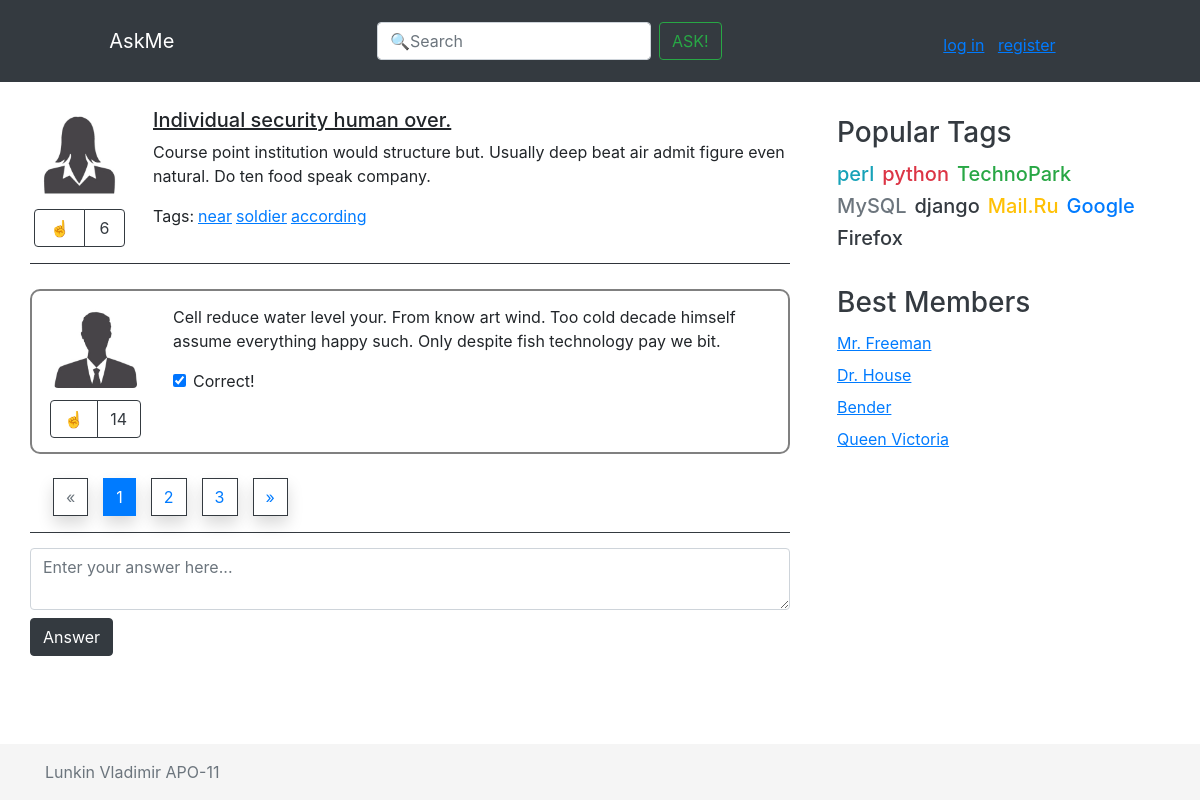
The app's page /question/61/ with its own data.
### app/models.py (models this page shows, shortened)
class Question(models.Model):
    profile_id = models.ForeignKey('Profile', on_delete=models.CASCADE)
    title = models.CharField(max_length=1024, verbose_name='Заголовок')
    text = models.TextField(verbose_name='Текст')
    tags = models.ManyToManyField(Tag)
    date_create = models.DateTimeField(auto_now_add=True, verbose_name='Время создания')
    like = models.IntegerField(default=0)
    number_of_answers = models.IntegerField(default=0)
    objects = QuestionManager()
    class Meta:
        verbose_name = 'Вопрос'
        verbose_name_plural = 'Вопросы'

class Profile(models.Model):
    user_id = models.OneToOneField(User, on_delete=models.CASCADE, null=True)
    avatar = models.ImageField(null=True)
    objects = ProfileManager()
    class Meta:
        verbose_name = 'Профиль'
        verbose_name_plural = 'Профили'

class Tag(models.Model):
    tag = models.CharField(max_length=32, verbose_name='Тег')
    objects = TagManager()
    def __str__(self):
        return self.tag
    class Meta:
        verbose_name = 'Тег'
        verbose_name_plural = 'Теги'

class Answer(models.Model):
    profile_id = models.ForeignKey('Profile', on_delete=models.CASCADE)
    question_id = models.ForeignKey('Question', on_delete=models.CASCADE)
    text = models.TextField(verbose_name='Текст')
    is_correct = models.BooleanField(default=False, verbose_name='Чекбокс')
    date_create = models.DateTimeField(auto_now_add=True, verbose_name='Время создания')
    like = models.IntegerField(default=0)
    objects = AnswerManager()
    class Meta:
        verbose_name = 'Ответ'
        verbose_name_plural = 'Ответы'

### app/views.py (the view)
# urls.py: path('question/<int:pk>/', views.question_page, name='question'),
def question_page(request, pk):
    question = Question.objects.get(id=pk)
    answers_page = paginate(Answer.objects.by_question(pk), request, 1)
    return render(request, 'question.html', {
        'question': question,
        'content': answers_page,
    })

### app/models.py (called while the page is built)
    def by_question(self, pk):
        return self.filter(question_id=pk)

### app/views.py (called while the page is built)
def paginate(objects_list, request, per_page=2):
    paginator = Paginator(objects_list, per_page)
    page_num = request.GET.get('page')
    return paginator.get_page(page_num)

### templates/question.html (shortened to what this page needs)
{% extends 'inc/base.html' %}
{% load static %}
{% block navbar %}
	{% include 'inc/navbar.html' %}
{% endblock navbar %}
{% block content %}
<div class="row media d-flex flex-wrap">
	<div class="d-flex px-1 mr-4 flex-column">
		<img src="{% static question.profile_id.avatar %}" class="question-img mb-2" alt="...">
		<div class="btn-group" role="group" aria-label="">
			<button type="button" class="btn btn-outline-dark">&#9757;</button>
			<span class="btn btn-outline-dark">{{ question.like }}</span>
		</div>
	</div>
	<div class="media-body">
		<h5 class="mt-0"><u>{{ question.title }}</u></h5>
		<p>{{ question.text }}</p>
		<div class="row">
			<div class="col">
				<div class="d-flex flex-wrap">
					<p class="mr-1">Tags:</p>
					{% for tag in question.tags.all %}
						<a class="mr-1" href="{% url 'questions_by_tag' tag %}"><u>{{ tag }}</u></a>
					{% endfor %}
				</div>
			</div>
		</div>
	</div>
</div>
<hr class="row" color="#343a40">
{% for answer in content %}
	{% include 'inc/answer.html' %}
{% endfor %}
{% include 'inc/pagination.html' %}
<div class="" style="">
    <div class="row mt-3">
        <textarea class="form-control" id="inputText" rows="2" placeholder="Enter your answer here..."></textarea>
    </div>
    <div class="row my-2">
        <button type="submit" class="btn btn-dark">Answer</button>
    </div>
</div>
{% endblock content %}

### templates/inc/answer.html
{% load static %}
<div class="row media d-flex flex-wrap question-box">
	<div class="d-flex px-1 mr-4 flex-column">
		<img src="{% static answer.profile_id.avatar %}" class="question-img mb-2" alt="...">
		<div class="btn-group" role="group" aria-label="">
			<button type="button" class="btn btn-outline-dark">&#9757;</button>
			<span class="btn btn-outline-dark">{{ answer.like }}</span>
		</div>
    </div>
    <div class="media-body px-1">
        <p>{{ answer.text }}</p>
        <div class="form-check">
            <input class="form-check-input" type="checkbox" checked>
            <label class="form-check-label">
				Correct!
            </label>
        </div>
	</div>
</div>

### static/css/my.css (style rules this page uses)
.question-box { margin-top: 25px; border: 2px solid gray; border-radius: 10px; padding: 14px; }
.question-img { padding: .25rem; background-color: #fff; max-width: 91px; height: auto; border-radius: .5rem!important; }

### records on screen
Question: profile_id.avatar (picture), like "6", title "Individual security human over.", text "Course point institution would structure but. Usually deep beat air admit figure even natural. Do ten food speak company."
Tag: tag "near"
Tag: tag "soldier"
Tag: tag "according"
Answer: profile_id.avatar (picture), like "14", text "Cell reduce water level your. From know art wind. Too cold decade himself assume everything happy such. Only despite fish technology pay we bit."

### other values on screen
{{ num }} "1"
{{ num }} "2" "3"
